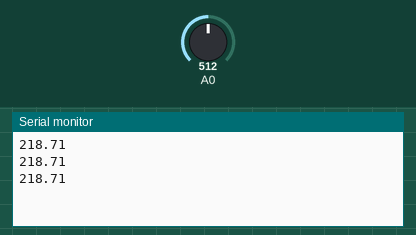
A sketch run on a simulated Arduino Uno, built with avr-gcc and run on an emulated ATmega328P. On the bench: the last lines printed to the serial monitor. The test bench sets the inputs (shaded band); at power-on: A0 = 512.

Above: at 1.2 s.
1.3 s: A0 set to 716
At 1.82 s:
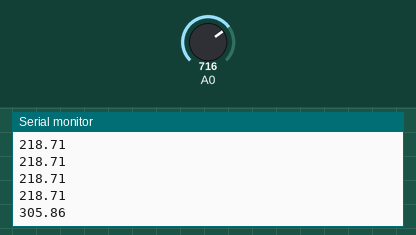
2.8 s: A0 set to 900
At 3.1 s:
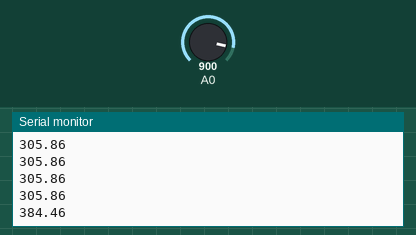
Timing chart, 0 to 5.8 s (numbered marks = the images above; inputs shaded):
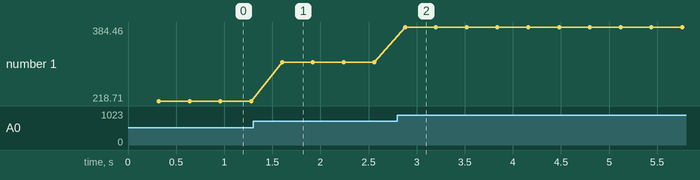

Measured:
- after the input at 1.3 s, the serial monitor: prints a new line after 0.30 s (image 1)
- after the input at 2.8 s, the serial monitor: prints a new line after 0.08 s (image 2)
- plotted number 1: 218.71 → 305.86 after the input at 1.3 s, 305.86 → 384.46 after the input at 2.8 s

The sketch:

test1.ino
```cpp
void setup()
{
 Serial.begin(115200);
  // put your setup code here, to run once:
}

void loop()
{
  delay(300);
  float tempread = read_sensor(8, 0,0);
  Serial.println(tempread*437);

}

float read_sensor(byte aInput, int sOffset, byte sAddr)
{
  //setAddr(sAddr);
  int sensorValue = 0;
  unsigned long pmillis = millis();
  while (millis() - pmillis < 20)
  {
    int Inval1 = analogRead(aInput);
    if (Inval1 > sensorValue)
    {
      sensorValue = Inval1;
    }
  }
  sensorValue -= sOffset;
  return sensorValue/1023.00;
}
```
